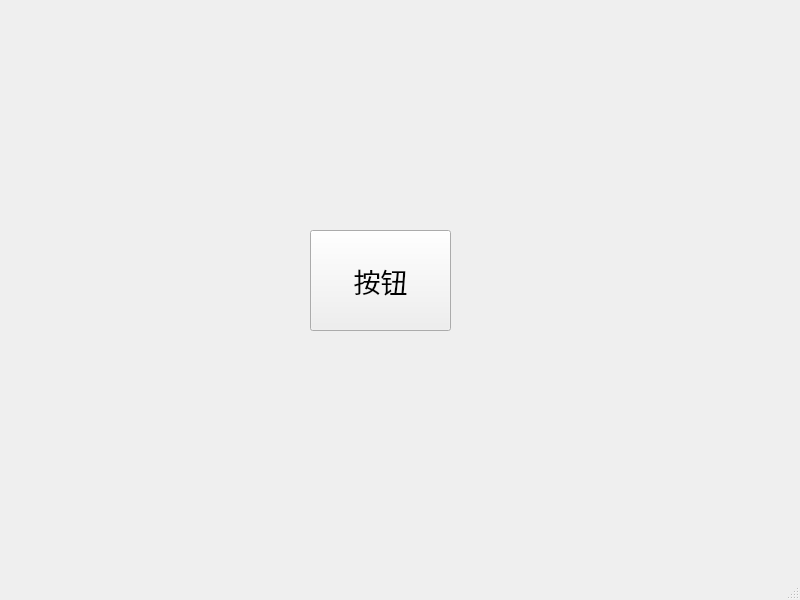
<?xml version="1.0" encoding="UTF-8"?>
<ui version="4.0">
 <class>MainWindow</class>
 <widget class="QMainWindow" name="MainWindow">
  <property name="geometry">
   <rect>
    <x>0</x>
    <y>0</y>
    <width>800</width>
    <height>600</height>
   </rect>
  </property>
  <property name="windowTitle">
   <string>MainWindow</string>
  </property>
  <widget class="QWidget" name="centralwidget">
   <widget class="QPushButton" name="pushButton">
    <property name="geometry">
     <rect>
      <x>310</x>
      <y>230</y>
      <width>141</width>
      <height>101</height>
     </rect>
    </property>
    <property name="font">
     <font>
      <pointsize>20</pointsize>
     </font>
    </property>
    <property name="text">
     <string>按钮</string>
    </property>
   </widget>
  </widget>
  <widget class="QMenuBar" name="menubar">
   <property name="geometry">
    <rect>
     <x>0</x>
     <y>0</y>
     <width>800</width>
     <height>28</height>
    </rect>
   </property>
  </widget>
  <widget class="QStatusBar" name="statusbar"/>
 </widget>
 <resources/>
 <connections/>
</ui>
